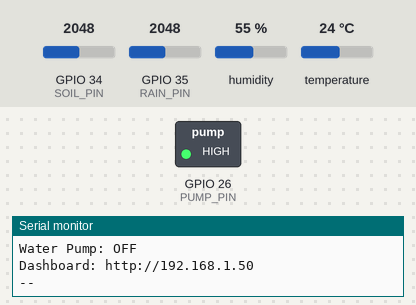
Bench run of a sketch on a simulated ESP32. Shown: switched loads named in the sketch (green lamp = pin HIGH), the last lines printed to the serial monitor. The test bench sets the inputs (shaded band); at power-on: GPIO 35 (RAIN_PIN) = 2048, GPIO 34 (SOIL_PIN) = 2048, humidity 55 %, temperature 24 °C (analog values on the 0–4095 scale). WiFi joins after 1.5 s; servers stay silent unless stated.

Above: at 3.7 s.
3.8 s: GPIO 35 (RAIN_PIN) set to 2540
8.1 s: GPIO 34 (SOIL_PIN) set to 567
9.8 s: GPIO 34 (SOIL_PIN) set to 497
At 11.0 s:
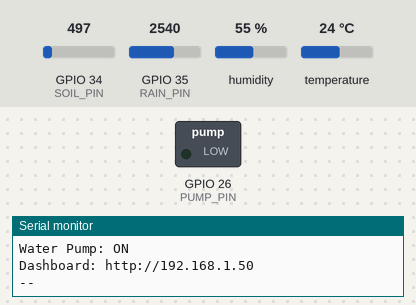
14.1 s: GPIO 34 (SOIL_PIN) set to 852
15.8 s: GPIO 34 (SOIL_PIN) set to 961
At 17.2 s:
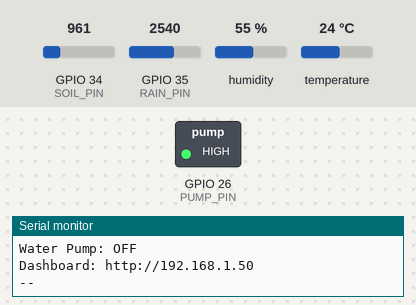
18.1 s: GPIO 34 (SOIL_PIN) set to 122
At 19.5 s:
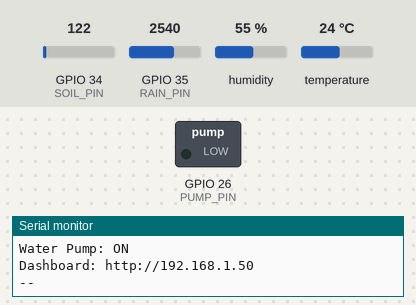
Timing chart, 0 to 21.1 s (numbered marks = the images above; inputs shaded):
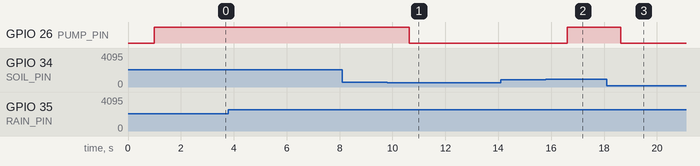

The sketch:

smartirrigation.ino
```cpp
/*
  Smart Irrigation System - ESP32 (WiFi version)
  Sensors: DHT11/DHT22 (temp + humidity), Soil Moisture (analog),
           Rain Sensor (analog)
  Output : Water pump via relay module

  Libraries needed (Library Manager):
    - "DHT sensor library" by Adafruit
    - "Adafruit Unified Sensor" by Adafruit
  (WiFi.h and WebServer.h come with the ESP32 board package)
*/

#include <WiFi.h>
#include <WebServer.h>
#include <DHT.h>

// ---------------- WIFI CONFIG ----------------
const char* WIFI_SSID     = "Kumar@wifi";
const char* WIFI_PASSWORD = "kiran1234";

WebServer server(80);

// ---------------- PIN CONFIG ----------------
#define DHT_PIN     4       // DHT data pin
#define DHT_TYPE    DHT11   // change to DHT22 if you use DHT22
#define SOIL_PIN    34      // Soil moisture AO (ADC1)
#define RAIN_PIN    35      // Rain sensor AO   (ADC1)
#define PUMP_PIN    26      // Relay IN pin

// Most relay modules are ACTIVE LOW (LOW = ON). Change if yours is opposite.
#define RELAY_ON    LOW
#define RELAY_OFF   HIGH

// ---------------- CALIBRATION ----------------
const int SOIL_DRY_VALUE = 0;  // raw reading in dry air  (HIGH number)
const int SOIL_WET_VALUE = 1500;  // raw reading in water    (LOW number)

const int RAIN_DRY_VALUE = 4095;  // raw reading when no rain
const int RAIN_WET_VALUE = 1000;  // raw reading when fully wet
const int RAIN_THRESHOLD = 2500;  // below this = rain detected

// ---------------- PUMP LOGIC ----------------
const int SOIL_PUMP_ON_BELOW  = 35;          // % - start pump below this
const int SOIL_PUMP_OFF_ABOVE = 60;          // % - stop pump above this
const unsigned long PUMP_MAX_RUN_MS = 60000; // safety: max 60 s per run

DHT dht(DHT_PIN, DHT_TYPE);

// ---------------- GLOBAL VALUES ----------------
float temperature = 0;
float humidity    = 0;
int   soilRaw = 0, soilMoisture = 0;
int   rainRaw = 0, rainPercent  = 0;
bool  isRaining = false;
bool  pumpOn = false;
unsigned long pumpStartTime = 0;
unsigned long lastRead = 0;

// ---------------- HELPERS ----------------
int readAverage(int pin, int samples = 10) {
  long sum = 0;
  for (int i = 0; i < samples; i++) {
    sum += analogRead(pin);
    delay(5);
  }
  return sum / samples;
}

void setPump(bool state) {
  pumpOn = state;
  digitalWrite(PUMP_PIN, state ? RELAY_ON : RELAY_OFF);
  if (state) pumpStartTime = millis();
}

void connectWiFi() {
  Serial.print("Connecting to WiFi: ");
  Serial.println(WIFI_SSID);
  WiFi.mode(WIFI_STA);
  WiFi.begin(WIFI_SSID, WIFI_PASSWORD);

  unsigned long start = millis();
  while (WiFi.status() != WL_CONNECTED && millis() - start < 20000) {
    delay(500);
    Serial.print(".");
  }

  if (WiFi.status() == WL_CONNECTED) {
    Serial.println("\nWiFi connected!");
    Serial.print("IP Address: ");
    Serial.println(WiFi.localIP());
  } else {
    Serial.println("\nWiFi connection failed (system will keep running offline).");
  }
}

// Allow the dashboard (any origin) to read data from the ESP32
void addCORS() {
  server.sendHeader("Access-Control-Allow-Origin", "*");
  server.sendHeader("Access-Control-Allow-Methods", "GET, OPTIONS");
  server.sendHeader("Access-Control-Allow-Headers", "Content-Type");
  server.sendHeader("Cache-Control", "no-store");
}

// ---------------- WEB PAGES ----------------
void handleData() {
  addCORS();
  String json = "{";
  json += "\"temperature\":" + String(temperature, 1) + ",";
  json += "\"humidity\":" + String(humidity, 1) + ",";
  json += "\"soil_percent\":" + String(soilMoisture) + ",";
  json += "\"soil_raw\":" + String(soilRaw) + ",";
  json += "\"rain\":\"" + String(isRaining ? "Rain Detected" : "No Rain") + "\",";
  json += "\"rain_percent\":" + String(rainPercent) + ",";
  json += "\"rain_raw\":" + String(rainRaw) + ",";
  json += "\"pump\":\"" + String(pumpOn ? "ON" : "OFF") + "\"";
  json += "}";
  server.send(200, "application/json", json);
}

void handleOptions() {
  addCORS();
  server.send(204);
}

void handleRoot() {
  String html = "<!DOCTYPE html><html><head>";
  html += "<meta name='viewport' content='width=device-width, initial-scale=1'>";
  html += "<meta http-equiv='refresh' content='3'>";
  html += "<title>Smart Irrigation</title>";
  html += "<style>body{font-family:Arial;background:#f1f8e9;text-align:center;}";
  html += ".card{background:#fff;margin:10px auto;padding:12px;max-width:340px;";
  html += "border-radius:10px;box-shadow:0 2px 6px #aaa;}";
  html += "h1{color:#2e7d32;}</style></head><body>";
  html += "<h1>Smart Irrigation</h1>";
  html += "<div class='card'>Temperature: <b>" + String(temperature, 1) + " &deg;C</b></div>";
  html += "<div class='card'>Humidity: <b>" + String(humidity, 1) + " %</b></div>";
  html += "<div class='card'>Soil Moisture: <b>" + String(soilMoisture) + " %</b> (raw " + String(soilRaw) + ")</div>";
  html += "<div class='card'>Rain: <b>" + String(isRaining ? "Rain Detected" : "No Rain") + "</b> (raw " + String(rainRaw) + ")</div>";
  html += "<div class='card'>Water Pump: <b>" + String(pumpOn ? "ON" : "OFF") + "</b></div>";
  html += "</body></html>";
  server.send(200, "text/html", html);
}

// ---------------- SETUP ----------------
void setup() {
  Serial.begin(115200);
  delay(1000);

  pinMode(PUMP_PIN, OUTPUT);
  digitalWrite(PUMP_PIN, RELAY_OFF);   // pump OFF at start

  analogReadResolution(12);            // 0 - 4095
  dht.begin();

  connectWiFi();

  server.on("/", HTTP_GET, handleRoot);
  server.on("/data", HTTP_GET, handleData);
  server.on("/data", HTTP_OPTIONS, handleOptions);
  server.begin();

  Serial.println("Smart Irrigation System Started");
}

// ---------------- LOOP ----------------
void loop() {
  server.handleClient();

  // Reconnect WiFi if it drops
  if (WiFi.status() != WL_CONNECTED) {
    static unsigned long lastTry = 0;
    if (millis() - lastTry > 10000) {
      lastTry = millis();
      Serial.println("WiFi lost, reconnecting...");
      WiFi.disconnect();
      WiFi.begin(WIFI_SSID, WIFI_PASSWORD);
    }
  }

  // Read sensors every 2 seconds (non-blocking)
  if (millis() - lastRead < 2000) return;
  lastRead = millis();

  // ---- Read sensors ----
  float t = dht.readTemperature();
  float h = dht.readHumidity();
  if (isnan(t) || isnan(h)) {
    Serial.println("DHT sensor read failed! Check wiring.");
  } else {
    temperature = t;
    humidity = h;
  }

  soilRaw = readAverage(SOIL_PIN);
  rainRaw = readAverage(RAIN_PIN);

  // ---- Convert values ----
  soilMoisture = map(soilRaw, SOIL_DRY_VALUE, SOIL_WET_VALUE, 0, 100);
  soilMoisture = constrain(soilMoisture, 0, 100);

  rainPercent = map(rainRaw, RAIN_DRY_VALUE, RAIN_WET_VALUE, 0, 100);
  rainPercent = constrain(rainPercent, 0, 100);

  isRaining = (rainRaw < RAIN_THRESHOLD);

  // ---- Pump control ----
  if (!pumpOn) {
    if (soilMoisture < SOIL_PUMP_ON_BELOW && !isRaining) {
      setPump(true);
    }
  } else {
    bool soilWetEnough = soilMoisture > SOIL_PUMP_OFF_ABOVE;
    bool timeout = (millis() - pumpStartTime) > PUMP_MAX_RUN_MS;
    if (soilWetEnough || isRaining || timeout) {
      setPump(false);
    }
  }

  // ---- Print to Serial Monitor ----
  Serial.print("Temperature: ");   Serial.print(temperature);  Serial.println(" °C");
  Serial.print("Humidity: ");      Serial.print(humidity);     Serial.println(" %");
  Serial.print("Soil Moisture: "); Serial.print(soilMoisture);
  Serial.print(" %  (raw: ");      Serial.print(soilRaw);      Serial.println(")");
  Serial.print("Rain Status: ");   Serial.print(isRaining ? "Rain Detected" : "No Rain");
  Serial.print("  (raw: ");        Serial.print(rainRaw);      Serial.println(")");
  Serial.print("Water Pump: ");    Serial.println(pumpOn ? "ON" : "OFF");
  if (WiFi.status() == WL_CONNECTED) {
    Serial.print("Dashboard: http://"); Serial.println(WiFi.localIP());
  }
  Serial.println("--");
}
```

Measured:
- the behaviour switches between 525 and 524 on GPIO 34 (SOIL_PIN) (found by bisection; images 0 and 1)
- the behaviour switches between 914 and 915 on GPIO 34 (SOIL_PIN) (found by bisection; images 1 and 2)
- after the input at 9.8 s, GPIO 26 (PUMP_PIN): HIGH → LOW after 0.83 s
- after the input at 15.8 s, GPIO 26 (PUMP_PIN): LOW → HIGH after 0.81 s
- after the input at 18.1 s, GPIO 26 (PUMP_PIN): HIGH → LOW after 0.53 s
